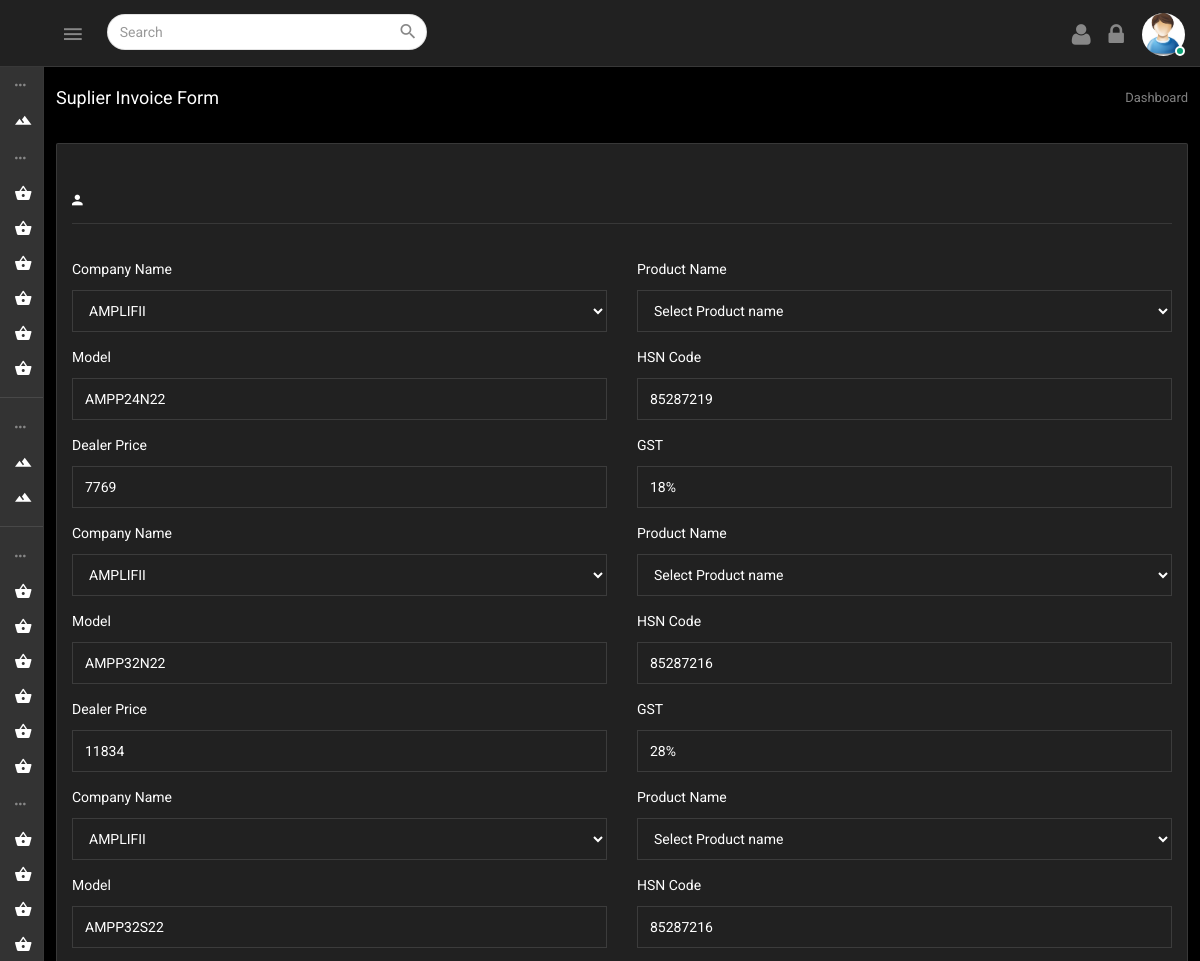
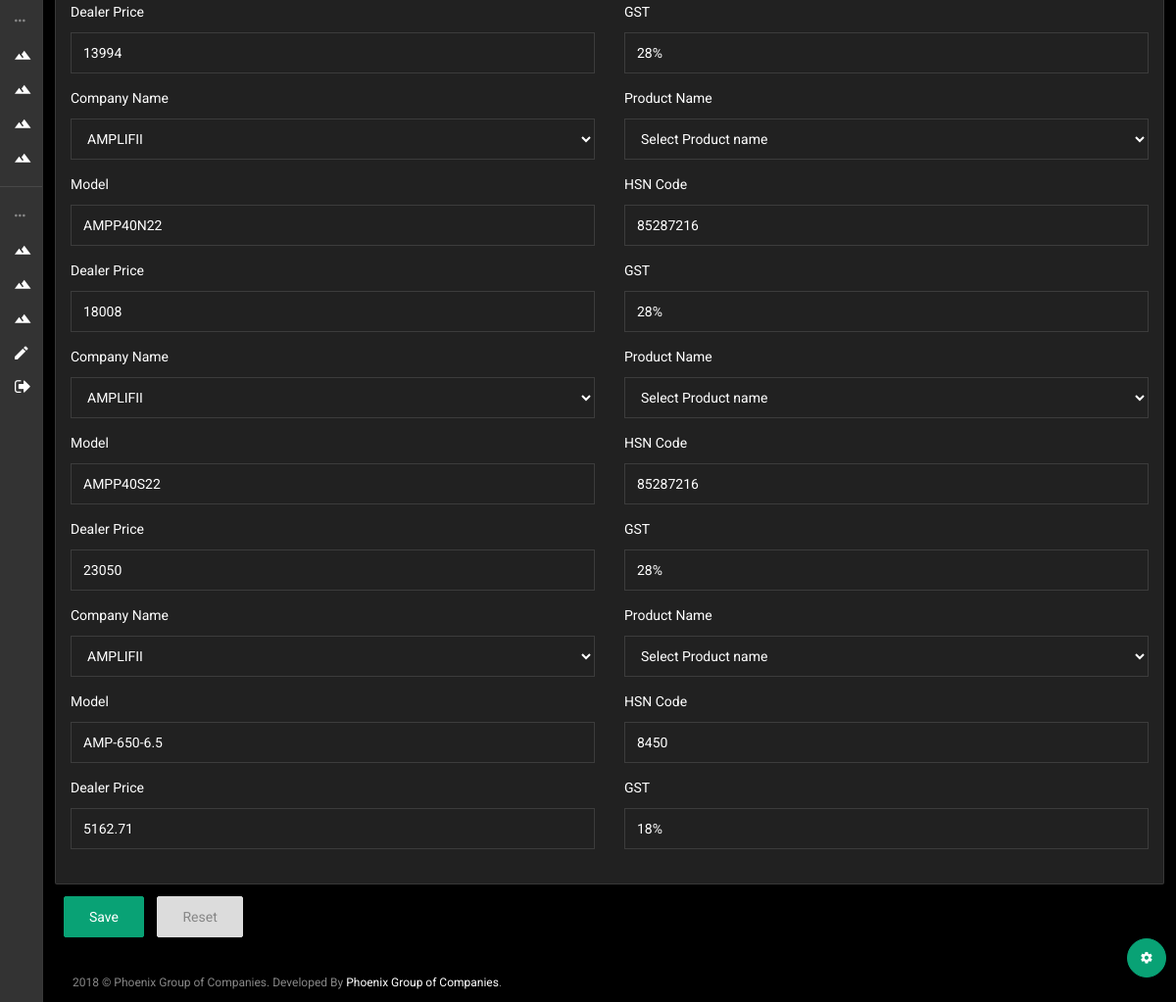
Page /editphonedetails.php on the committed database (2 pictures, top to bottom).
### tables this page shows
CREATE TABLE `mobiledetails` (
  `id` int(11) NOT NULL,
  `companyname` varchar(55) NOT NULL,
  `product_name` varchar(255) DEFAULT NULL,
  `modelname` varchar(55) NOT NULL,
  `color` varchar(55) NOT NULL,
  `hsncode` varchar(55) NOT NULL,
  `price` float NOT NULL,
  `market_price` int(255) DEFAULT NULL,
  `gst` varchar(255) NOT NULL,
  `date` datetime NOT NULL DEFAULT CURRENT_TIMESTAMP,
  `status` int(11) NOT NULL DEFAULT '1',
  `price_without_gst` varchar(111) NOT NULL,
  `gst_price` varchar(111) NOT NULL,
  `price_after_gst` varchar(111) NOT NULL
);

CREATE TABLE `mobilecompany` (
  `id` int(11) NOT NULL,
  `name` varchar(55) NOT NULL,
  `creationdate` datetime NOT NULL DEFAULT CURRENT_TIMESTAMP,
  `status` int(11) NOT NULL DEFAULT '1'
);

### editphonedetails.php (the view, shortened to what this page needs)
<?php include('config.php'); ?>
<!DOCTYPE html>
<html lang="en">
<?php include("include/header.php"); ?>
	<body>
		<div class="wrapper theme-4-active pimary-color-red">
		<?php include("include/top_nav.php"); ?>
			<?php include("include/nav.php"); ?>
			<?php include("include/theme_color.php"); ?>
			<div class="page-wrapper">
				<div class="container-fluid">
					<div class="row heading-bg">
						<div class="col-lg-3 col-md-4 col-sm-4 col-xs-12">
						  <h5 class="txt-dark">suplier invoice form</h5>
						</div>
						<div class="col-lg-9 col-sm-8 col-md-8 col-xs-12">
						  <ol class="breadcrumb">
							<li><a href="index.html">Dashboard</a></li>
						  </ol>
						</div>
					</div>
					<form method="post" id="register_product" action="" name="bill_master" id="billform">
					<div class="row">
						<div class="col-md-12">
							<div class="panel panel-default card-view">
								<div class="panel-heading">
								</div>
								<div class="panel-wrapper collapse in">
									<div class="panel-body">
										<div class="row">
											<div class="col-sm-12 col-xs-12">
												<div class="form-wrap">
														<div class="form-body">
															<h6 class="txt-dark capitalize-font"><i class="zmdi zmdi-account mr-10"></i></h6>
															<hr class="light-grey-hr"/>
															<div class="row">
															<?php
																$id = $_GET['name'];
																$sql1 = mysqli_query($con,"SELECT * FROM `mobiledetails` WHERE `id`='$id'");
																while($rowdata1 = mysqli_fetch_assoc($sql1)){
																?>
																<div class="col-md-6">
																	<div class="form-group">
																		<label class="control-label mb-10">Company Name</label>
																		<select name="companyname" class="form-control" >
                                     											<?php $sql = mysqli_query($con,"SELECT * FROM `mobilecompany` WHERE `status`='1'");
																				while($rowdata = mysqli_fetch_assoc($sql)){
																					?>
																					<option  <?php if($rowdata1['companyname']==$rowdata['id']){echo("selected");} ?> value="<?php echo($rowdata['id']) ?>"><?php echo($rowdata['name']) ?></option>
																					<?php
																				}
																			?>
																		</select>
																	</div>
																</div>
																<div class="col-md-6">
																	<div class="form-group">
																		<label class="control-label mb-10">Product Name</label>
																		<select name="product_name" class="form-control" >
                                     										 <option value="" selected disabled>Select Product name</option>
																		</select>
																	</div>
																</div>
																<div class="col-md-6">
																	<div class="form-group ">
																		<label class="control-label mb-10">Model</label>
																		<input type="text"  name="modelname"  class="form-control"  placeholder="Order Number" value="<?php echo($rowdata1['modelname']) ?>">
																	</div>
																</div>
																<div class="col-md-6">
																	<div class="form-group ">
																		<label class="control-label mb-10">HSN code</label>
																		<input type="text"  name="hsncode"  class="form-control"  placeholder="Order Number"  value="<?php echo($rowdata1['hsncode']) ?>">
																	</div>
																</div>
																<div class="col-md-6">
																	<div class="form-group ">
																		<label class="control-label mb-10">Dealer Price</label>
																		<input type="text"  name="price"  class="form-control"  placeholder="Order Number"  value="<?php echo($rowdata1['price']) ?>">
																	</div>
																</div>
																<div class="col-md-6">
																	<div class="form-group ">
																		<label class="control-label mb-10">GST</label>
																		<input type="text"  name="gst"  class="form-control"  placeholder="Order Number"  value="<?php echo($rowdata1['gst']) ?>">
																	</div>
																</div>
															<?php } ?>
														</div>
															</div>
														</div>
												</div>
											</div>
										</div>
									</div>
								</div>
											<div class="form-actions mt-10">
				                <button type="submit" class="btn btn-success  mr-10" name="mobiledetails"> Save</button>
				                <button type="reset" value="Reset" class="btn btn-default">Reset</button>
							</div>
						</div>
					</div>
					</form>
				<?php include("include/footer.php");?>
				</div>
			</div>
		</div>
	</body>
</html>

### rows in the picture
mobiledetails: companyname "AMPLIFII", modelname "AMPP24N22", hsncode "85287219", price "7769", gst "18%"
mobiledetails: companyname "AMPLIFII", modelname "AMPP32N22", hsncode "85287216", price "11834", gst "28%"
mobiledetails: companyname "AMPLIFII", modelname "AMPP32S22", hsncode "85287216", price "13994", gst "28%"
mobiledetails: companyname "AMPLIFII", modelname "AMPP40N22", hsncode "85287216", price "18008", gst "28%"
mobiledetails: companyname "AMPLIFII", modelname "AMPP40S22", hsncode "85287216", price "23050", gst "28%"
mobiledetails: companyname "AMPLIFII", modelname "AMP-650-6.5", hsncode "8450", price "5162.71", gst "18%"
